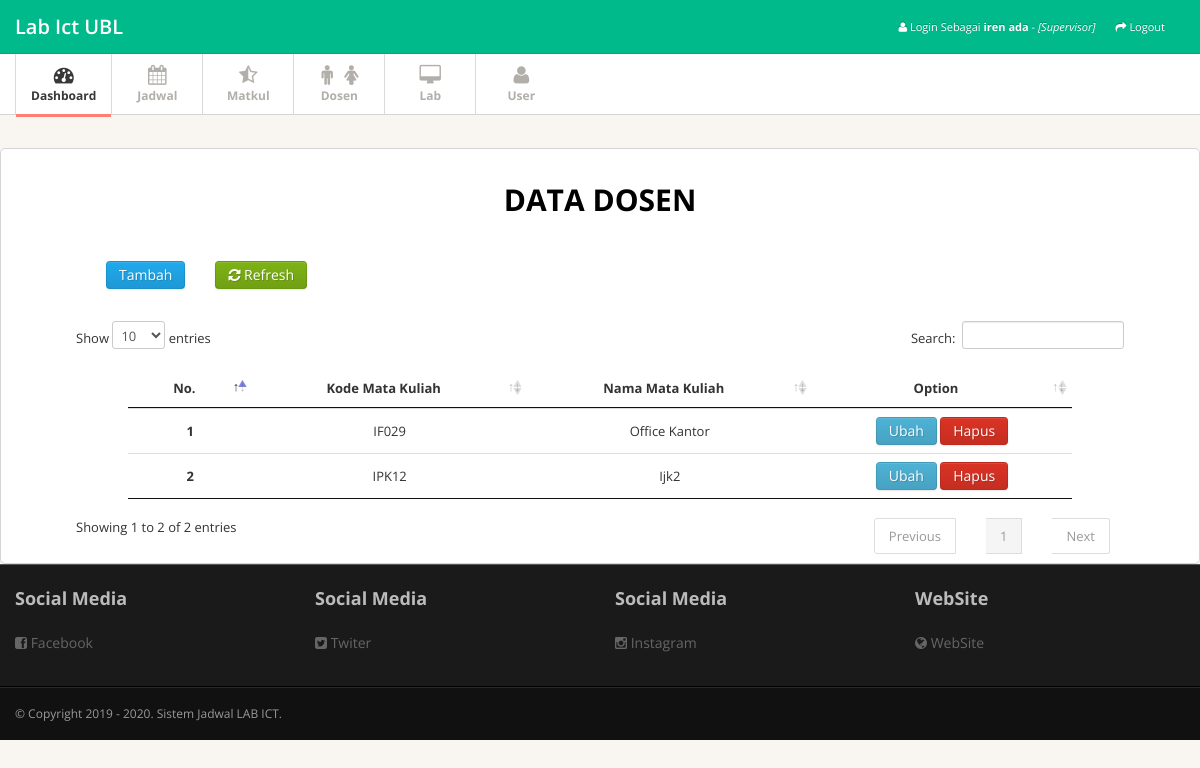
/spv/index.php?page=matkul (signed in), run on the app's committed database.
### tables this page shows
CREATE TABLE `user` (
  `nim` varchar(10) NOT NULL,
  `password` varchar(18) NOT NULL,
  `nama` varchar(35) NOT NULL,
  `email` varchar(35) NOT NULL,
  `akses` varchar(10) NOT NULL
);

CREATE TABLE `matkul` (
  `kd_matkul` varchar(5) NOT NULL,
  `nama_matkul` varchar(35) NOT NULL
);

### spv/pages/list_matkul.php (the view, shortened to what this page needs)
<div id="content-wrapper">
<div class="container-fluid">
    <div id="content-wrapper">
        <div class="container-fluid">
            <div class="card-body">
                <div class="table-responsive">
                    <div style="height:20px;"></div>
                            <span style="font-size:30px; color:black"><center><strong>DATA DOSEN</strong></center></span><br><br>
                                <div class="span">
                                    <span><a href="index.php?page=add_matkul" class="btn btn-primary"><span class="glyphicon glyphicon-plus"></span>Tambah</a></span>
                                </div>
                                        <div class="span">
                                            <div class="buttons"><a href="<?php $_SERVER['PHP_SELF']; ?>" class="btn btn-medium btn-success"><i class="icon-refresh"></i> Refresh</a></div>
                                        </div>
                                            <div style="height:60px;"></div>
                                                <table class="table table-hover" id="example" width="90%">
                                                    <thead>
                                                        <tr>
                                                        <th><center>No.</center></th>
                                                        <th><center>Kode Mata Kuliah</center></th>
                                                        <th><center>Nama Mata Kuliah</center></th>
                                                        <th><center>Option</center></th>
                                                        </tr>
                                                    </thead>
                                                    <?php
                                                        $query = "SELECT
                                                        *
                                                    FROM
                                                        `matkul`
                                                        ";
                                                        $sql = mysqli_query($connect, $query);
                                                        $no = 1;
                                                        while($data = mysqli_fetch_array($sql)){
                                                            echo "<tr class='gradeA'>";
                                                            echo "<td><center><b>".$no."</b></td>";
                                                            echo "<td><center>".$data['kd_matkul']."</td>";
                                                            echo "<td><center>".$data['nama_matkul']."</center></td>";
                                                        $kd=$data['kd_matkul'];
                                                            echo "<td><center>
                                                                <a class='btn btn-info'  href='index.php?page=matkul&&matkul=ubah&&kd_matkul=$kd'>Ubah</a>
                                                                ";?>
                                                                <a class="btn btn-danger" href="javascript: if (confirm('Apakah anda yakin ingin menghapus data?')) { window.location.href='proses/matkul_proses.php?id=<?php echo $data['kd_matkul']?>&&act=del' } else { void('') }; ">Hapus</a>
                                                                </td>
                                                        <?php
                                                            echo "</tr>";
                                                        $no++;
                                                    }
                                                    ?>
                                                </table>
                </div>
            </div>
        </div>
    </div>
</div>
</div>

### spv/header.php (shortened to what this page needs)
<?php include"../koneksi/koneksi.php";
      ?>
<!DOCTYPE html>
<html lang="en">
<head>
<link href="../assets/css/bootstrap.min.css" rel="stylesheet">
<link href="../assets/css/bootstrap-responsive.min.css" rel="stylesheet">
<link href="../assets/css/font-awesome.css" rel="stylesheet">
<link href="../assets/css/style.css" rel="stylesheet">
<link href="../assets/css/pages/dashboard.css" rel="stylesheet">
<link href="../assets/datatables/dataTables.bootstrap4.css" rel="stylesheet">
<link rel="stylesheet" type="text/css" href="../assets/datatables/jquery.dataTables.min.css">
  <?php
      $nim=$_SESSION['nim'];
      $query = "select nama from user where nim='".$nim."'";
      $sql = mysqli_query($connect, $query);
      $data = mysqli_fetch_array($sql);
      $user = $data['nama'];
  ?>
</head>
<body>
<div class="navbar navbar-fixed-top">
  <div class="navbar-inner">
    <div class="container"> <a class="brand" href="index.php"> Lab Ict UBL </a>
      <div class="nav-collapse">
        <ul class="nav pull-right">
          <ul class="nav">
            <li class="" ><a title="" href="#"><i class="icon icon-user"></i> <span class="text">Login Sebagai <b>
              <?php echo $user;?></b> - <i>[Supervisor]</i></span></a></li>
            <li class=""><a title="" href="logout.php"><i class="icon icon-share-alt"></i> <span class="text">Logout</span></a></li>
          </ul>
        </div>
      </div>
    </div>
  </div>
<div class="subnavbar">
  <div class="subnavbar-inner">
    <div class="container">
      <ul class="mainnav">
        <li class="active"><a href="index.php?page=beranda"><i class="icon-dashboard"></i><span>Dashboard</span> </a> </li>
        <li><a href="index.php?page=jadwal"><i class="icon-calendar"></i><span>Jadwal</span> </a> </li>
        <li><a href="index.php?page=matkul"><i class="icon-star-half-empty"></i><span>Matkul</span> </a></li>
        <li><a href="index.php?page=dosen"><i class="icon-male" ></i><i class="icon-female"></i><span>Dosen</span> </a> </li>
        <li><a href="index.php?page=lab"><i class="icon-desktop"></i><span>Lab</span> </a> </li>
        <li><a href="index.php?page=user"><i class="icon-user"></i><span>User</span> </a> </li>
      </ul>
    </div>
  </div>
</div>

### assets/css/style.css (style rules this page uses)
body { background: #f9f6f1; font: 13px/1.7em 'Open Sans'; }
.table td { vertical-align: middle; }
.navbar .container { position: relative; }
.navbar-inner { padding: 7px 0; background: #00ba8b !important; -moz-border-radius: 0; -webkit-border-radius: 0; border-radius: 0; }
.navbar-fixed-top { position: static; }
.navbar .nav a { font-size: 11px; }
.navbar .nav>li>a { color:#fff !important; }
.navbar .brand { font-weight: 600; position: relative; top: 2px; }
.subnavbar { margin-bottom: 2.5em; }
.subnavbar-inner { height: 60px; background: #fff; border-bottom: 1px solid #d6d6d6; }
.subnavbar .container > ul { display: inline-block; height: 80px; padding: 0; margin: 0; }
.subnavbar .container > ul > li { float: left; min-width: 90px; height: 60px; padding: 0; margin: 0; text-align: center; list-style: none; border-left: 1px solid #d9d9d9; }
.subnavbar .container > ul > li > a { display: block; height: 100%; padding: 0 15px; font-size: 12px; font-weight: bold; color: #b2afaa; }
.subnavbar .container > ul > li > a > i { display: inline-block; width: 24px; height: 24px; margin-top: 11px; margin-bottom: -3px; font-size: 20px; }
.subnavbar .container > ul > li > a > span { display: block; }
.subnavbar .container > ul > li.active > a { border-bottom:3px solid #ff7f74; color: #383838; }

### data on the page
user: nama "iren ada"
matkul: kd_matkul "IF029", nama_matkul "Office Kantor"
matkul: kd_matkul "IPK12", nama_matkul "Ijk2"
